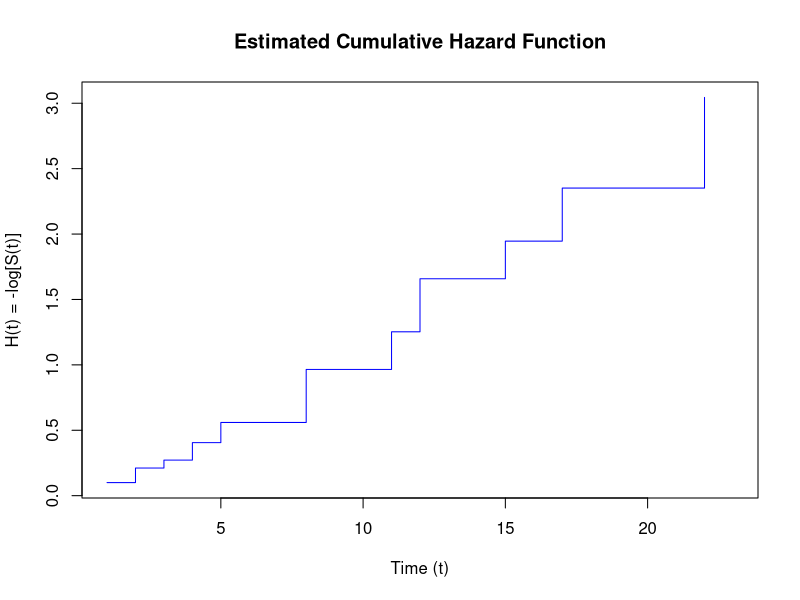
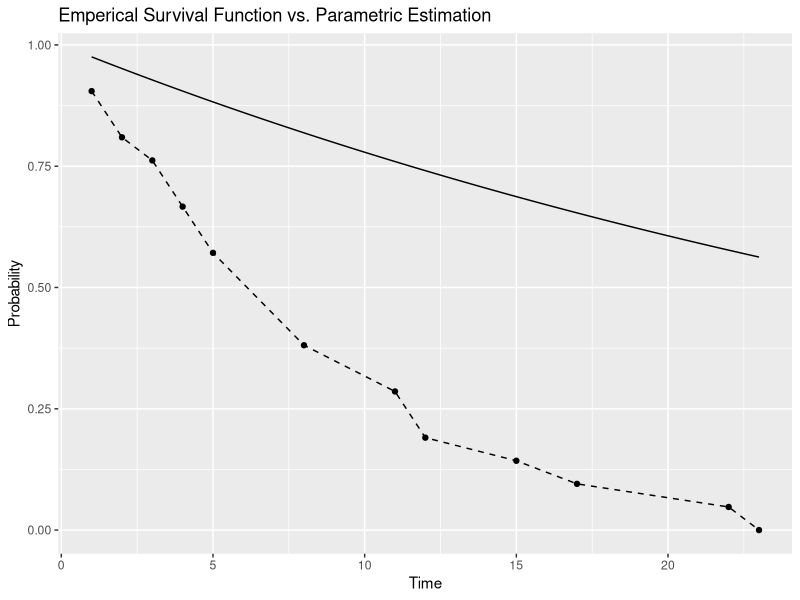

Generate these figures, in order, with R:
t1 = c(1, 22, 3, 12, 8, 17, 2, 11, 8, 12, 2, 5, 4, 15, 8, 23, 5, 11, 4, 1, 8)
c1 = rep(1, 21)

t2 = c(10, 7, 32, 23, 22, 6, 16, 34, 32, 25, 11, 20, 19, 6, 17, 35, 6, 13, 9, 6, 10)
c2 = c(1, 1, 0, 1, 1, 1, 1, 0, 0, 0,0,0,0,1,0,0,1,1,0,0,0)

lam = 0.025
x = seq(0, 150, by=0.01)
y = lam*exp(-lam*x)

library(ggplot2)
library(survival) # loading survival functions into R
library(KMsurv)

surv = Surv(t1, c1)
fit <- survfit(surv ~ 1, data = surv)

plot(-log(fit$surv) ~ fit$time, type = 's', col = 'blue',
     main = 'Estimated Cumulative Hazard Function', ylab = 'H(t) = -log[S(t)]',
     xlab = 'Time (t)')

d = data.frame(fit$surv, fit$time)
ggplot(data = d, aes(x=fit.time, y=fit.surv)) +
  geom_line(linetype = "dashed") +
  geom_point() +
  stat_function(fun = pexp, n = 101, args = list(rate=lam, lower.tail=FALSE)) +
  ggtitle("Emperical Survival Function vs. Parametric Estimation") +
  xlab("Time") + ylab("Probability")


######## 3.6 ##########
t1 = c(5,8,12,24,32,17,16,17,19,30)
c1 = c(1,1,1,1,1,1,0,0,0,0)